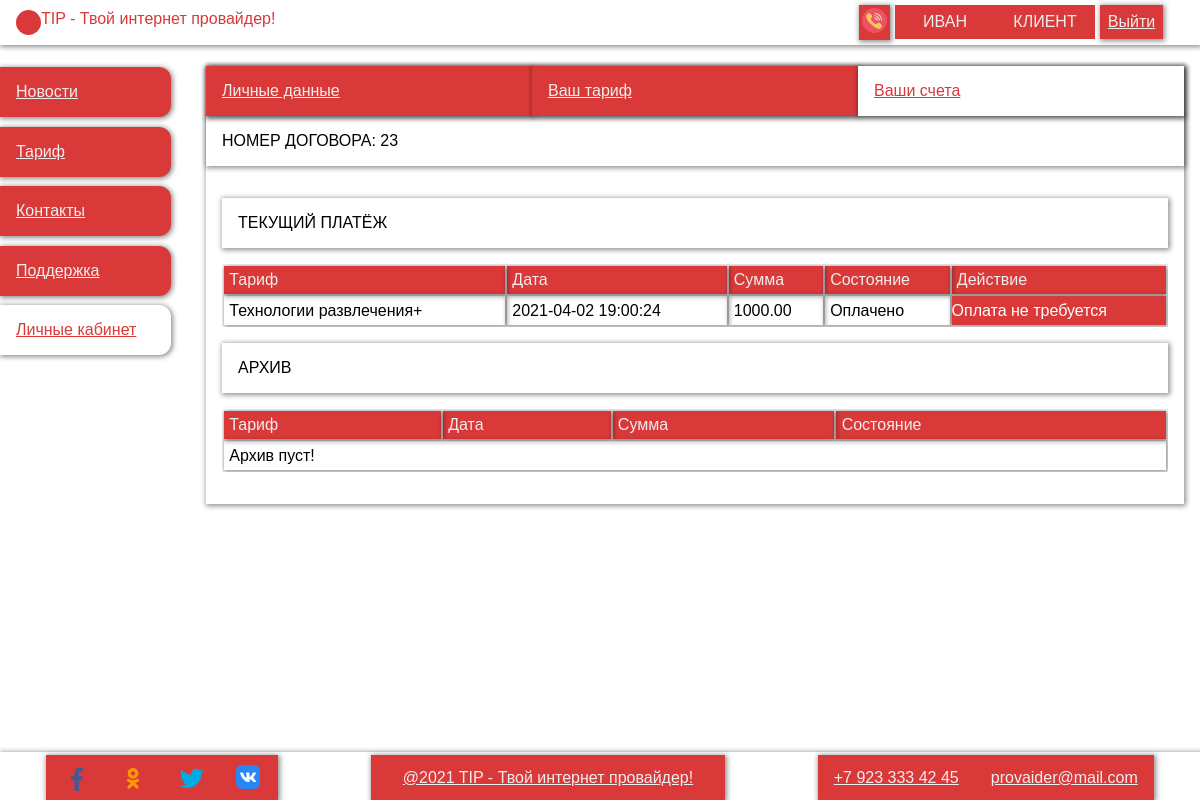
The app's page /Task_IP/user/account (signed in) with its own data.
### tables this page shows
CREATE TABLE `user` (
  `id` int(11) NOT NULL,
  `login` varchar(255) NOT NULL,
  `password` varchar(255) NOT NULL,
  `surname` varchar(255) NOT NULL,
  `name` varchar(255) NOT NULL,
  `patronymic` varchar(255) NOT NULL,
  `phone` varchar(255) NOT NULL,
  `email` varchar(255) NOT NULL,
  `role_id` int(11) NOT NULL
);

CREATE TABLE `role` (
  `id` int(11) NOT NULL,
  `title` varchar(255) NOT NULL
);

CREATE TABLE `payment` (
  `id` int(11) NOT NULL,
  `contract_id` int(11) NOT NULL,
  `operator_id` int(11) NOT NULL,
  `state` varchar(255) NOT NULL,
  `price` decimal(18,2) NOT NULL,
  `date` datetime NOT NULL
);

CREATE TABLE `tariff` (
  `id` int(11) NOT NULL,
  `title` varchar(255) NOT NULL,
  `description` varchar(255) NOT NULL,
  `price` decimal(18,2) NOT NULL,
  `relevance` tinyint(1) NOT NULL
);

### controllers/user.php (called while the page is built, shortened)
<?
include_once "./repositories/usersR.php";
include_once "./repositories/tariffR.php";
include_once "./repositories/contractR.php";
include_once "./repositories/paymentR.php";
include_once "./repositories/applicationR.php";
class user {
    public function account() {
        if (isset($_SESSION['user_id'])) {
            $this->user_pay = paymentR::GetByUserIdByActual($_SESSION['user_id']);
            $this->user_pay_row =  $this->user_pay->num_rows;
            $this->user_pay_object = $this->user_pay->fetch_object();
        }
        view();
    }
    public function viewModelAppContract($app) {
        $client = usersR::GetById($app->user_id);
        $tariff = tariffR::GetTariffsById($app->tariff_id)->fetch_object();
        $address = applicationR::GetAddressById($app->address_id)->fetch_object();
        return Array('client'=>$client, 'tariff'=>$tariff, 'address'=>$address);
    }
}

### index.php (called while the page is built, shortened)
<?
include_once "./utilits/view.php";
include_once "./utilits/router.php";

### repositories/usersR.php (called while the page is built, shortened)
<?
class usersR {
    static public function GetRoleById($roleId) {
        global $db;
        $query = "select * from role where id = '$roleId'";
        $result = $db->query($query);
        return $result->fetch_object();
    }
    static public function GetById($id) {
        global $db;
        $query = "select * from user where `id` = '$id'";
        $result = $db->query($query);
        return $result->fetch_object();
    }
}

### repositories/paymentR.php (called while the page is built, shortened)
<?
class paymentR {
    static public function GetByUserIdByActual($userId) {
        global $db;
        $query = "
           select * from `payment` where `contract_id` = '$userId' order by `date` desc
        ";
        $result = $db->query($query);
        return $result;
    }
}

### repositories/contractR.php (called while the page is built, shortened)
<?
class contractR {
    static public function GetByUserId($id) {
        global $db;
        $query = "
           select * from `contract` where `id` = '$id'
        ";
        $result = $db->query($query);
        return $result;
    }
}

### repositories/applicationR.php (called while the page is built, shortened)
<?
class applicationR {
    static public function GetById($id) {
        global $db;
        $query = "
           select * from `application` where `id` = '$id'
        ";
        $result = $db->query($query);
        return $result;
    }
    static public function GetAddressById($id) {
        global $db;
        $query = "
           select * from `address` where `id`='$id'
        ";
        $result = $db->query($query);
        return $result;
    }
}

### repositories/tariffR.php (called while the page is built, shortened)
<?
class tariffR {
    static public function GetTariffsById($id) {
        global $db;
        $query = "select * from `tariff` where `id` = '$id'";
        $result = $db->query($query);
        return $result;
    }
}

### views/user/account.php (the view)
<div class="content">
    <div class="layout--table">
        <div class="b-s" action="profile.php" method="post">
            <? include_once 'views/user/partials/user_navigation.php' ?>
            <div class="c__title b-s">
                <?if ($_this->user_pay_row > 0) { ?> Номер договора: <?print $_this->user_pay_object->contract_id; }?>
            </div>
            <div class="r">
                <div class="c t">
                    <div class="c__title b-s">
                        Текущий платёж
                    </div>
                    <div class="wrap-table">
                        <table>
                            <tr class='tr--head'>
                                <td>Тариф</td>
                                <td>Дата</td>
                                <td>Сумма</td>
                                <td>Состояние</td>
                                <td>Действие</td>
                            </tr>
                            <?
                            if ($_this->user_pay_row > 0) {
                                    $contract = contractR::GetByUserId($_this->user_pay_object->contract_id)->fetch_object();
                                    $app = applicationR::GetById($contract->app_id)->fetch_object();
                                    $data = $_this->viewModelAppContract($app);
                                    ?>
                                        <tr class='tr--info'>
                                            <td><?print $data['tariff']->title?></td>
                                            <td><?print $_this->user_pay_object->date?></td>
                                            <td><?print $_this->user_pay_object->price?></td>
                                            <td><?print $_this->user_pay_object->state?></td>
                                            <td class='td--event'>
                                                <div>
                                                    <?if ($_this->user_pay_object->state != STATE_PAY) {?>
                                                    <a href='../user/pay?id=<?print $_this->user_pay_object->id;?>'>Оплатить</a>
                                                    <?} else {?>
                                                        <p style='color:white'>Оплата не требуется</p>
                                                    <?}?>
                                                </div>
                                            </td>
                                        </tr>
                                    <?
                            }
                            else print '<tr><td colspan="5">Платежей нету!</td></tr>';
                            ?>
                        </table>
                    </div>
                    <div class="c__title b-s">
                        Архив
                    </div>
                    <div class="wrap-table">
                        <table>
                            <tr class='tr--head'>
                                <td>Тариф</td>
                                <td>Дата</td>
                                <td>Сумма</td>
                                <td>Состояние</td>
                            </tr>
                            <?
                            if ($_this->user_pay_row > 1) {
                                $app = $_this->user_pay;
                                while ($i = $app->fetch_object()) {
                                    $contract = contractR::GetByUserId($i->contract_id)->fetch_object();
                                    $applocal = applicationR::GetById($contract->app_id)->fetch_object();
                                    $data = $_this->viewModelAppContract($applocal);
                                    ?>
                                        <tr class='tr--info'>
                                            <td><?print $data['tariff']->title?></td>
                                            <td><?print $i->date?></td>
                                            <td><?print $i->price?></td>
                                            <td><?print $i->state?></td>
                                        </tr>
                                    <?
                            }   }
                            else print '<tr><td colspan="5">Архив пуст!</td></tr>';
                            ?>
                        </table>
                    </div>
                </div>
            </div>
        </div>
    </div>
</div>

### views/shared/partials/header.php (shortened to what this page needs)
<?
    if (isset($_SESSION['user_id'], $_SESSION['role_id'])) {
        $role = usersR::GetRoleById($_SESSION['role_id'])->title;
        $user = usersR::GetById($_SESSION['user_id']);
    } else {
        $role = "гость";
    }
?>
<header class="header r--j b-s">
    <a href="<?print $staticPath?>/" class="logotip r">
        <div class="l-img"></div>
        <div class="l-title">TIP - Твой интернет провайдер!</div>
    </a>
    <div class="auth boxs">
        <a id='phone-a' class='a--img'><img title='Заказать звонок' src="<?print $staticPath;?>/public/src/svg/phone-call.svg"></a>
        <?if ($role == "гость") {?>
            <a href="<?print $staticPath?>/auth/">Войти</a>
            <a href="<?print $staticPath?>/auth/registration">Регистрация</a>
        <?} else {?>
            <div class="user-box">
                <span><?print $user->name?></span>
                <br>
                <span><?print $role?></span>
            </div>
            <a href="<?print $staticPath?>/auth/logout">Выйти</a>
        <?}?>
    </div>
</header>

### public/css/style.css (style rules this page uses)
.auth .user-box, .boxs--footer, .boxs { align-items: center; min-width: 200px; justify-content: space-between; }
.boxs a, .boxs button, .boxs span { box-shadow: var(--shadow-box); background: var(--color-red); color: var(--color-while-up); padding: 0.5rem; margin: 0.3rem; flex: 1; text-align: center; }
.a--img { padding: 3px !important; }
.c__title { color: var(--color-black); padding: 1rem; margin: 0 0 1rem 0; text-transform: uppercase; }
.layout--grid { display: grid; grid-template-columns: minmax(190px, 1fr) 6fr; grid-template-rows: min-content 1fr max-content; grid-template-areas: "h h" "n m" "f f"; }
body { height: 100vh; }
.header { grid-area: h; padding-right: 2rem; }
.header a.logotip { color: var(--color-red); text-decoration: none; margin: auto 1rem; }
.content { margin: 0.33rem 0; flex: 1; }
.c, .boxs--nav, .card .c__btn, .r--j, .r, .auth .user-box, .boxs, .boxs--footer { display: flex; }
.r--j, .r { flex-direction: row; }
.c, .boxs--nav, .card .c__btn { flex-direction: column; }
.r--j { justify-content: space-between; }
.b-s { box-shadow: var(--shadow-box); }
.layout--table .t { flex: 1; padding: 1rem; }
.layout--table .t .wrap-table { flex: 1; margin-bottom: 1rem; }
.layout--table .t .wrap-table table { width: 100%; }
.layout--table td { box-shadow: var(--shadow-box); margin: 0.2rem; padding: 0.33rem; }
.layout--table .tr--head { background: var(--color-red); color: var(--color-while-up); }
.layout--table .td--event { text-align: center; cursor: pointer; box-shadow: var(--shadow-box); background: var(--color-red); margin: 0rem; padding: 0rem; }
.layout--table .td--event div { list-style: none; display: flex; flex: 1; }
.wrap-table { overflow: auto; max-height: 500px; }
.auth .user-box span { margin: 0; box-shadow: none; text-transform: uppercase; }
:root { --color-red: #d93938; --color-while-up: #efeeee; --color-while: #fff; --color-black: #000; --shadow-box: 1px 1px 5px 1px #00000070; }
* { font-family: Verdana, Geneva, Tahoma, sans-serif; margin: 0; padding: 0; box-sizing: border-box; font-size: 16px; }
.l-img { background: var(--color-red); width: 25px; height: 25px; border-radius: 100%; }
#phone-a { cursor: pointer; }

### records on screen
user: name "ИВАН"
role: title "КЛИЕНТ"
payment: contract "23", date "2021-04-02 19:00:24", price "1000.00", state "Оплачено"
tariff: title "Технологии развлечения+"
